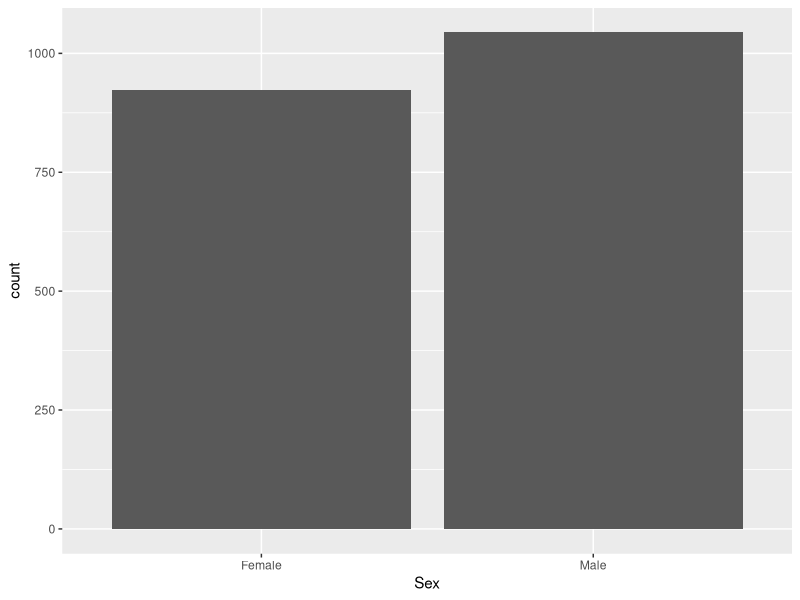
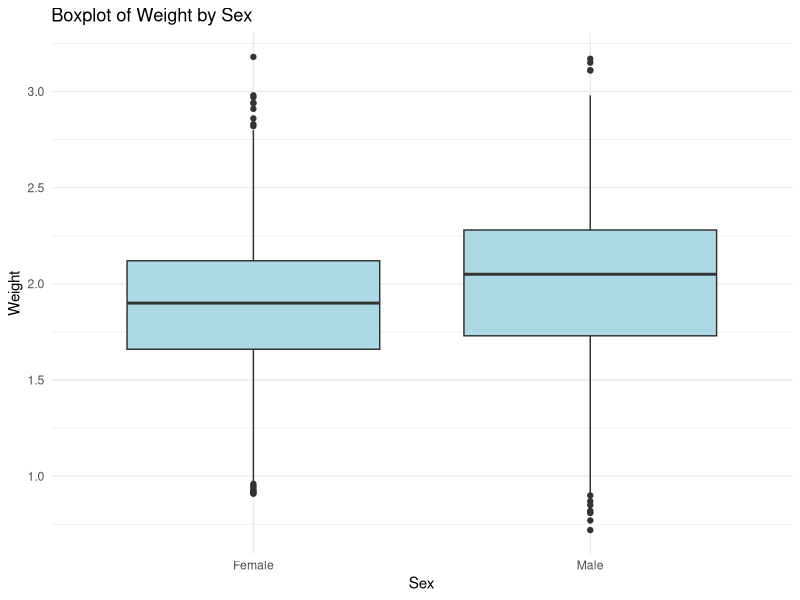
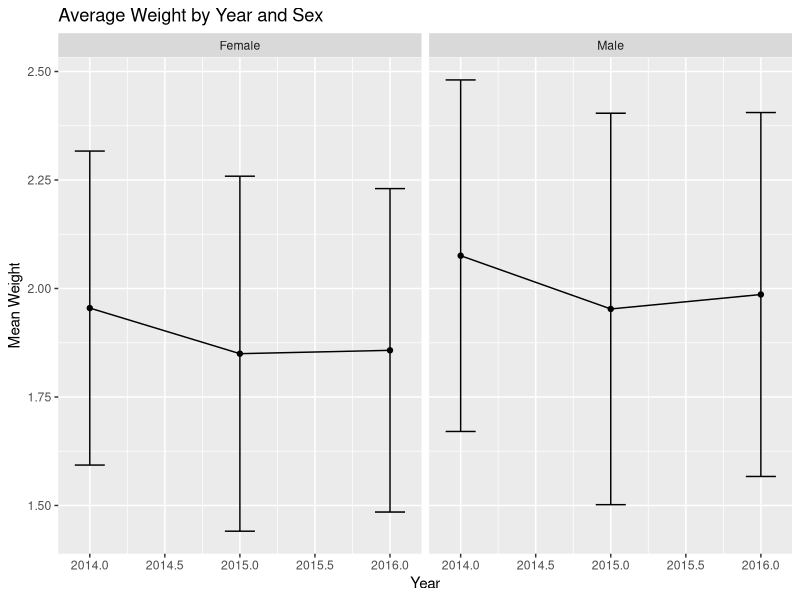
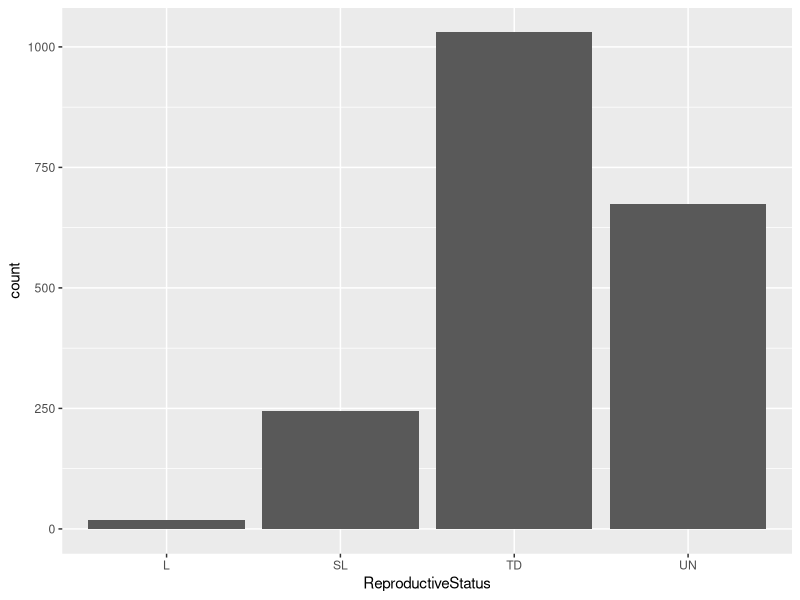
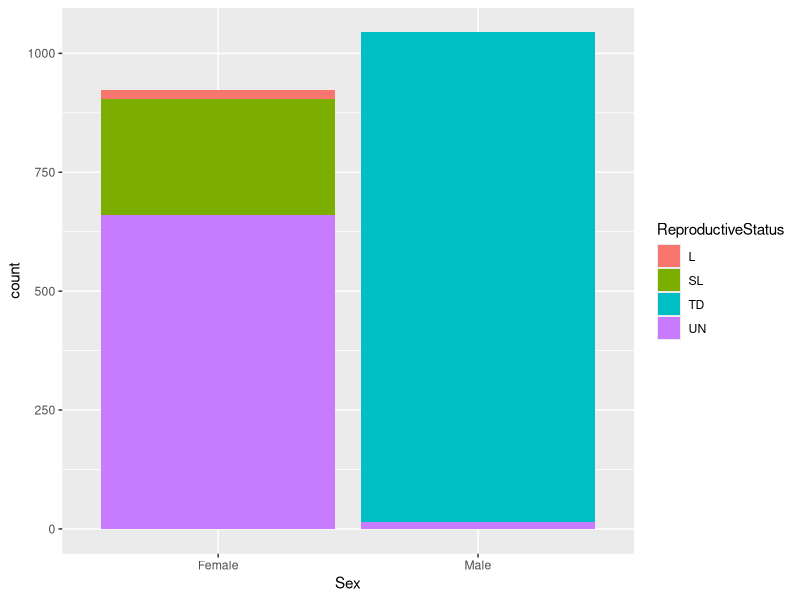

R code for these plots, in order:
## ---- chunk 1
library(tidyverse)
## ---- chunk 2
#| echo: true
df <- read_csv(here::here("data_for_datathon_2014_2016.csv")) # Loads the Data Set into the object df
## ---- chunk 3
df <- df |> mutate( # Will change the variables in the df data set
    Vaccinations = case_when(is.na(Vaccinations) ~ "NV", .default = Vaccinations), # Reclassifies Missing Data in Vaccination as "N" per code book.
    ReproductiveStatus = case_when(is.na(ReproductiveStatus) ~ "UN", .default = ReproductiveStatus), # Reclassifies Missing Data in Vaccination as "N" per code book.
    BodyCondition = case_when( # Begins to modify BodyCondition
        as.character(BodyCondition) == "1" ~ "emaciated", # Changes 1 to emaciated
        as.character(BodyCondition) == "2" ~ "thin", # Changes 2 to thin
        as.character(BodyCondition) == "3" ~ "healthy wild", # Changes 3 to healthy wild 
        as.character(BodyCondition) == "4" ~ "extra fat reserves", # Changes 4 to Extra Fat Reserve
        as.character(BodyCondition) == "5" ~ "extreme fat reserves" # Changes 5 to Extreme Fat Reserves
        )
    )
## ---- chunk 4
summary(df)
## ---- chunk 5
df <- drop_na(df, AgeClass, Weight, BodyCondition) # Removes the missing values (NA) using the variables AgeClass, Weight, and BodyCondition
## ---- chunk 6
nrow(df)
## ---- chunk 7
mean_weight<-mean(df$Weight)
sd_weight<-sd(df$Weight)
mean_weight
sd_weight #printing the values
## ---- chunk 8
count_df <- table(df$Sex) # Using the 'Sex' variable from the `df` data set, we count the frequencies of each category with the table function and storing it in rs_df.
count_df # Printing out the contents of "rs_df"
## ---- chunk 9
prop.table(count_df) # Computing the Proportions of "rs_df"
## ---- chunk 10
ggplot(df) + # Setting up the data to create a plot.
  geom_bar(aes(Sex)) # Creating a bar chart based on the variable "ReproductiveStatus"
## ---- chunk 11
ggplot(df, aes(x = Sex, y = Weight)) +
  geom_boxplot(fill = "lightblue") +
  labs(
    title = "Boxplot of Weight by Sex",
    x = "Sex",
    y = "Weight"
  ) + theme_minimal()
## ---- chunk 12
weight_summary <- df %>%
  group_by(Sex) %>%
  summarise(
    mean_weight = mean(Weight),
    sd_weight = sd(Weight),
    .groups = "drop"
  )
weight_summary

## ---- chunk 13
weight_summary_yearly <- df %>%
  group_by(Sex, SamplingYear) %>%
  summarise(
    mean_weight = mean(Weight, na.rm = TRUE),
    sd_weight = sd(Weight, na.rm = TRUE),
    .groups = "drop"
  ) #group the data by Sex and Year and calculate mean and standard deviation of weight
weight_summary_yearly
## ---- chunk 14
ggplot(weight_summary_yearly, aes(x = SamplingYear, y = mean_weight)) +
  geom_line() +
  geom_point() +
  geom_errorbar(aes(ymin = mean_weight - sd_weight,
                    ymax = mean_weight + sd_weight), width = 0.2) +
  facet_wrap(~ Sex) +
  labs(
    title = "Average Weight by Year and Sex",
    y = "Mean Weight",
    x = "Year"
  )
## ---- chunk 15
#Santa Rosa Fox population 

SR_df<-filter(df,Island=="SRI")

#San Miguel Fox population
SM_df<-filter(df,Island=="SMI")

## ---- chunk 16
rs_df <- table(df$ReproductiveStatus) # Using the 'ReproductiveStatus' variable from the `df` data set, we count the frequencies of each category with the table function and storing it in rs_df.
rs_df # Printing out the contents of "rs_df"
## ---- chunk 17
prop.table(rs_df) # Computing the Proportions of "rs_df"
## ---- chunk 18
ggplot(df) + # Setting up the data to create a plot.
  geom_bar(aes(ReproductiveStatus)) # Creating a bar chart based on the variable "ReproductiveStatus"
## ---- chunk 19
xy_df <- table(df$ReproductiveStatus, df$Sex)
# Use the variables "ReproductiveStatus" and "Sex" from the "df" data set
# Use the table function to compute the crosstabs
# Store the results in the xy_df object

xy_df # Print results out
## ---- chunk 20
prop.table(xy_df)
## ---- chunk 21
ggplot(df) +
  geom_bar(aes(Sex, fill = ReproductiveStatus))
